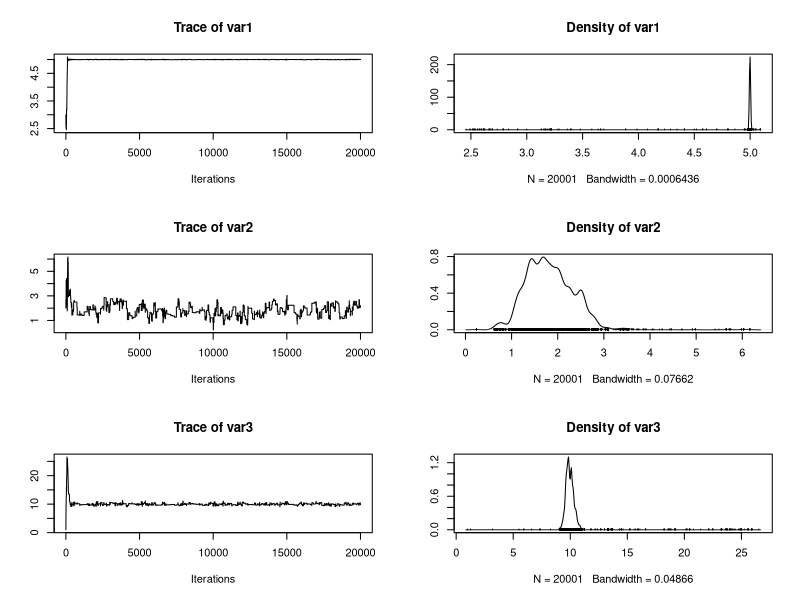

Write R code to recreate this figure.
### copy owned by yizi
### June 2.
### Authors: Ashly, Bella, Jack
### MetropolisHastrings.R
#
# This script is simulating numbers for a linear regression model.
# We have three parameters, slopt, intercept, and standard deviation
# of error. 
# 
# likelihood distribution: poisson distirbution, lambda=1
# prior distributions: slope: gamma(3,7), intercept: unif, sd: exponential(5)
# proposal distributions: Normal((1,2,3), (1,4,9))

library("coda")

likelihood_func <- function(param, x, y){
# get likelihood function
	slope = param[1]
	intercept = param[2]
	sd = param[3]
	y_hat = slope*x + intercept
	# print(y_hat)
	singlelikelihood = dnorm(y, mean=y_hat, sd=sd, log=T)
	# print(singlelikelihood)
	nlikelihood = sum(singlelikelihood)
	#print(nlikelihood)
	nlikelihood
}

prior_func <- function(param){
# prior 
	slope = param[1]
	intercept = param[2]
	sd = param[3]
	slope_prior = dgamma(slope, shape=3, rate=7, log=T)
	intercept_prior = dunif(intercept, min=0, max=10, log=T)
	sd_prior = dexp(sd, rate=5, log=T)
	return(slope_prior+intercept_prior+sd_prior)
	
}

posterior_func <- function(param, x, y){
# posterior
  l = likelihood_func(param, x, y)
  p = prior_func(param)
	return(l + p)
}

proposal_func <- function(param){
# proposal function
	return(rnorm(3, mean=param, sd = c(0.1, 0.4, 0.9)))
}

metropolis_Hastings_func <- function(start_value, iter, x, y){
# actual function
	chain = array(dim = c(iter+1,3))
	chain[1,] = start_value
	for (i in 1:iter){
		proposal = proposal_func(chain[i,])
		prob = exp(posterior_func(proposal, x, y) - posterior_func(chain[i,], x, y))
		if (runif(1) < prob){
			chain[i+1,] = proposal
		}
		else{
			chain[i+1,] = chain[i,]
		}
	}
	result = mcmc(chain)
	return(result)
}

# real parameters
trueSlope = 5
trueIntercept = 2
trueSd = 10
sampleSize = 422

# range of x
x = (-(sampleSize-1)/2):((sampleSize-1)/2) 
# linear regression model w/ normally distributed error
y = trueSlope * x + trueIntercept + rnorm(n=sampleSize, mean=0, sd=trueSd)

# set initial point
start_value = c(3, 2, 1)
chain = metropolis_Hastings_func(start_value, 20000, x, y)

burnIn = 10000
acceptRatio = 1-mean(duplicated(chain[-(1:burnIn),]))    ### REDEFINE ?

# analysis
summary(chain)
plot(mcmc(chain))
